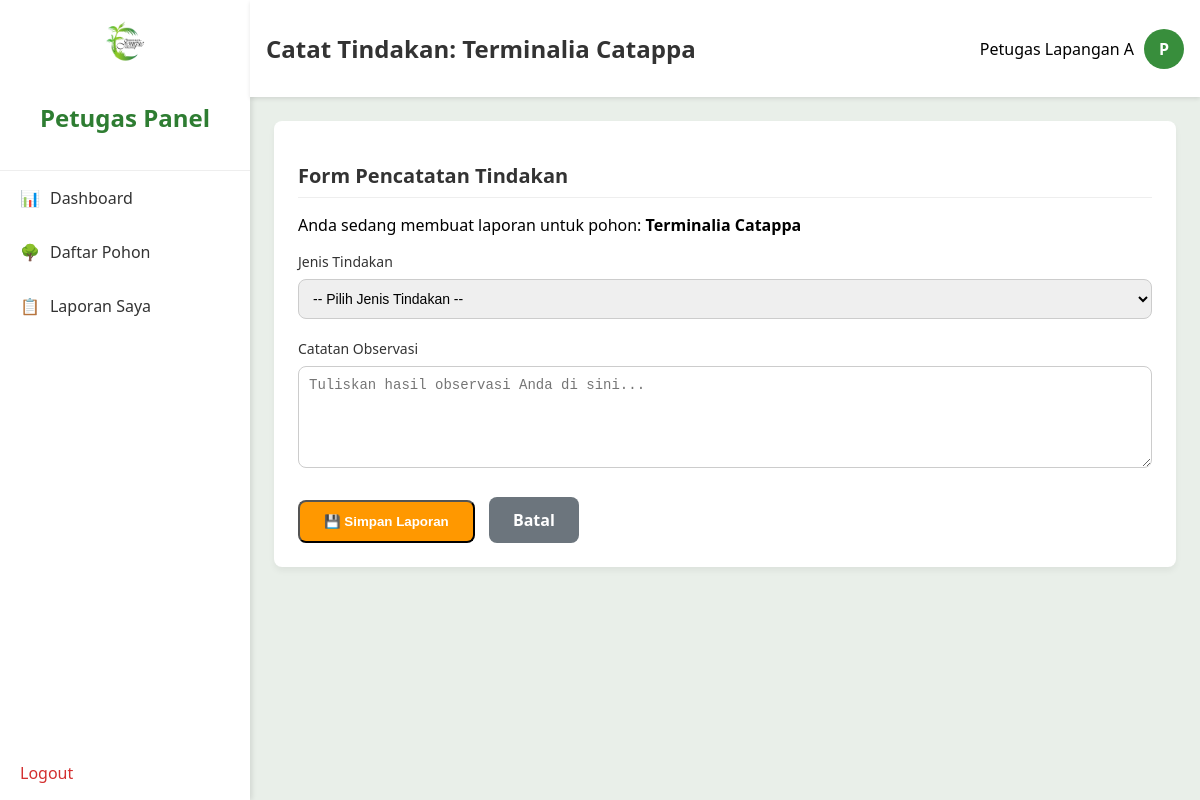
/petugas/report_form.php?tree_id=1 (signed in), run on the app's committed database.
### tables this page shows
CREATE TABLE `trees` (
  `id` int(11) NOT NULL,
  `id_pohon_unik` varchar(20) NOT NULL,
  `nama_umum` varchar(100) NOT NULL,
  `nama_ilmiah` varchar(100) DEFAULT NULL,
  `deskripsi` text DEFAULT NULL,
  `emoji` varchar(10) DEFAULT '🌳'
);

### petugas/report_form.php (the view, shortened to what this page needs)
<?php
require_once('../config/database.php');
$tree_id = isset($_GET['tree_id']) ? intval($_GET['tree_id']) : 0;
$sql_tree = "SELECT nama_umum FROM trees WHERE id = $tree_id";
$result_tree = mysqli_query($koneksi, $sql_tree);
$pohon = mysqli_fetch_assoc($result_tree);
$nama_pohon = $pohon ? $pohon['nama_umum'] : 'Tidak Dikenal';
$page_title = 'Catat Tindakan: ' . htmlspecialchars($nama_pohon);
include('../includes/header.php');
?>
<div class="card">
    <h2 class="card-title">Form Pencatatan Tindakan</h2>
    <p class="mb-4 text-gray-600">Anda sedang membuat laporan untuk pohon: <strong><?php echo htmlspecialchars($nama_pohon); ?></strong></p>
    <form action="save_report.php" method="POST">
        <div class="form-group">
            <label for="jenis_tindakan">Jenis Tindakan</label>
            <select id="jenis_tindakan" name="jenis_tindakan" class="form-input" required>
                <option value="">-- Pilih Jenis Tindakan --</option>
            </select>
        </div>
        <div class="form-group">
            <label for="catatan">Catatan Observasi</label>
            <textarea id="catatan" name="catatan" rows="5" class="form-input" placeholder="Tuliskan hasil observasi Anda di sini..."></textarea>
        </div>
        <div class="mt-6">
            <button type="submit" class="btn-primary-action">💾 Simpan Laporan</button>
            <a href="tree_detail.php?id=<?php echo $tree_id; ?>" class="btn-secondary-action">Batal</a>
        </div>
    </form>
</div>
<?php
include('../includes/footer.php');
?>

### includes/header.php (shortened to what this page needs)
<?php
$base_url = "/monitoring-krj";
$user_role = $_SESSION['user_peran'];
$user_name = $_SESSION['user_nama'];
$user_avatar = strtoupper(substr($user_name, 0, 1));
?>
<!DOCTYPE html>
<html lang="id">
<head>
    <link rel="stylesheet" href="<?php echo $base_url; ?>/assets/css/style.css">
</head>
<body>
    <div class="main-container">
        <aside class="sidebar">
            <div style="padding: 1rem; text-align: center; border-bottom: 1px solid #eee;">
                <img src="<?php echo $base_url; ?>/assets/images/krj.png" alt="Logo" style="height: 50px; margin: 0 auto 10px;">
                <h2 style="font-weight: 600; color: #2E7D32;"><?php echo $user_role; ?> Panel</h2>
            </div>
            <nav style="flex: 1; display: flex; flex-direction: column;">
                <?php
                if ($user_role == 'Admin') {
                    include('sidebar_admin.php');
                } else {
                    include('sidebar_petugas.php');
                }
                ?>
                 <a href="<?php echo $base_url; ?>/logout.php" class="menu-item logout">Logout</a>
            </nav>
        </aside>
        <div class="content-wrapper">
            <header class="header">
                <h1 style="font-size: 1.5rem; font-weight: 700; color: #333;"><?php echo $page_title; ?></h1>
                <div style="display: flex; align-items: center; gap: 10px;">
                    <span style="font-weight: 500;"><?php echo $user_name; ?></span>
                    <div class="user-avatar"><?php echo $user_avatar; ?></div>
                </div>
            </header>
            <main class="main-content">

### assets/css/style.css (style rules this page uses)
body { font-family: 'Segoe UI', Tahoma, Geneva, Verdana, sans-serif; background-color: #E9EFE9; margin: 0; }
.form-group { margin-bottom: 20px; text-align: left; }
.form-group label { display: block; margin-bottom: 8px; font-size: 14px; font-weight: 500; color: #333; }
.main-container { display: flex; min-height: 100vh; }
.sidebar { width: 250px; background-color: white; box-shadow: 2px 0 5px rgba(0,0,0,0.1); display: flex; flex-direction: column; }
.content-wrapper { flex: 1; display: flex; flex-direction: column; }
.header { background-color: white; padding: 1rem; box-shadow: 0 2px 4px rgba(0,0,0,0.1); display: flex; justify-content: space-between; align-items: center; }
.main-content { padding: 1.5rem; flex: 1; overflow-y: auto; }
.user-avatar { width: 40px; height: 40px; border-radius: 50%; background-color: #388E3C; color: white; display: flex; align-items: center; justify-content: center; font-weight: bold; }
.menu-item { display: block; padding: 1rem; color: #333; text-decoration: none; border-left: 4px solid transparent; transition: all 0.2s ease-in-out; display: flex; align-items: center; }
.logout { margin-top: auto; color: #D32F2F; }
.card { background-color: white; padding: 1.5rem; border-radius: 8px; box-shadow: 0 4px 6px rgba(0,0,0,0.05); margin-bottom: 1.5rem; }
.card-title { font-size: 1.25rem; font-weight: 700; color: #333; margin-bottom: 1rem; border-bottom: 1px solid #eee; padding-bottom: 0.5rem; }
.btn-primary-action { display: inline-block; background-color: #ff9800; color: white; padding: 12px 24px; border-radius: 8px; text-decoration: none; font-weight: 600; transition: background-color 0.3s ease; }
.form-input { width: 100%; padding: 10px; border: 1px solid #ccc; border-radius: 8px; font-size: 14px; box-sizing: border-box; }
.mb-4 { margin-bottom: 1rem; }
.mt-6 { margin-top: 1.5rem; }
.btn-secondary-action { display: inline-block; background-color: #6c757d; color: white; padding: 12px 24px; border-radius: 8px; text-decoration: none; font-weight: 600; transition: background-color 0.3s ease; margin-left: 10px; }

### data on the page
trees: nama_umum "Catat Tindakan: Terminalia Catappa", nama_umum "Terminalia Catappa"

### other printed values
$user_role "Petugas"
$user_name "Petugas Lapangan A"
$user_avatar "P"
